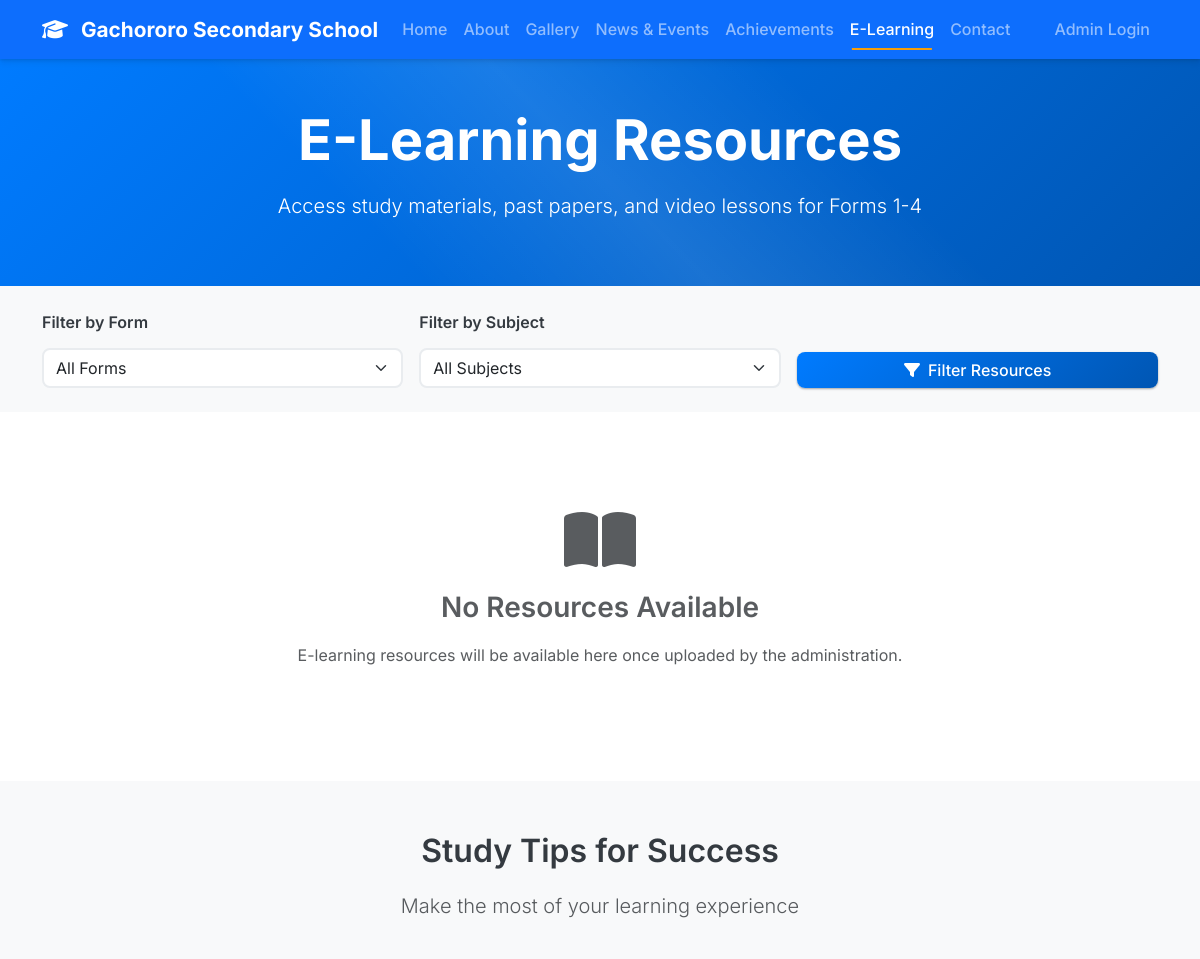
The page /elearning (upper part) on the database as committed earlier.
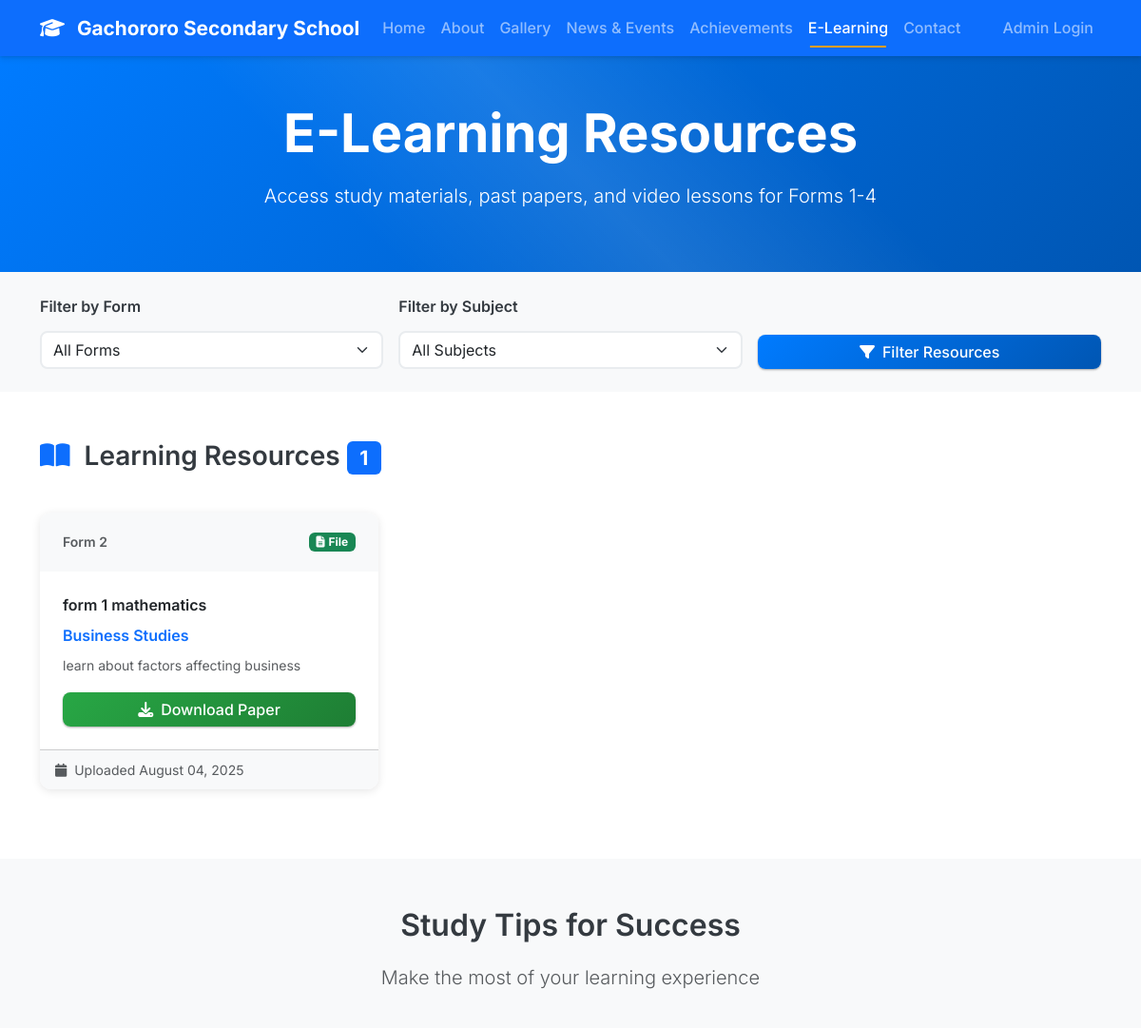
The same page on the database as committed later.
### models.py (models this page shows, shortened)
class ELearningResource(db.Model):
    id = db.Column(db.Integer, primary_key=True)
    title = db.Column(db.String(200), nullable=False)
    form = db.Column(db.String(20), nullable=False)  # Form 1, Form 2, etc.
    subject = db.Column(db.String(100), nullable=False)
    description = db.Column(db.Text)
    resource_type = db.Column(db.String(20), nullable=False)  # 'file' or 'youtube'
    filename = db.Column(db.String(200))  # For uploaded files
    youtube_url = db.Column(db.String(500))  # For YouTube videos
    date_uploaded = db.Column(db.DateTime, default=datetime.utcnow)

### app.py (the view)
@app.route('/elearning')
def elearning():
    forms = ['Form 1', 'Form 2', 'Form 3', 'Form 4']
    subjects = ['Mathematics', 'English', 'Kiswahili', 'Biology', 'Chemistry', 'Physics',
                'History', 'Geography', 'CRE', 'Business Studies', 'Agriculture']
    selected_form = request.args.get('form', '')
    selected_subject = request.args.get('subject', '')
    query = ELearningResource.query
    if selected_form:
        query = query.filter_by(form=selected_form)
    if selected_subject:
        query = query.filter_by(subject=selected_subject)
    resources = query.order_by(ELearningResource.date_uploaded.desc()).all()
    return render_template('elearning.html',
                         resources=resources,
                         forms=forms,
                         subjects=subjects,
                         selected_form=selected_form,
                         selected_subject=selected_subject)

### templates/elearning.html (shortened to what this page needs)
{% extends "base.html" %}
{% block content %}
<section class="page-header bg-primary text-white py-5">
    <div class="container">
        <div class="row">
            <div class="col-12 text-center">
                <h1 class="display-4 fw-bold">E-Learning Resources</h1>
                <p class="lead">Access study materials, past papers, and video lessons for Forms 1-4</p>
            </div>
        </div>
    </div>
</section>
<section class="py-4 bg-light">
    <div class="container">
        <form method="GET" class="row g-3 align-items-end">
            <div class="col-md-4">
                <label for="form" class="form-label">Filter by Form</label>
                <select class="form-select" name="form" id="form">
                    <option value="">All Forms</option>
                </select>
            </div>
            <div class="col-md-4">
                <label for="subject" class="form-label">Filter by Subject</label>
                <select class="form-select" name="subject" id="subject">
                    <option value="">All Subjects</option>
                </select>
            </div>
            <div class="col-md-4">
                <button type="submit" class="btn btn-primary w-100">
                    <i class="fas fa-filter me-2"></i>Filter Resources
                </button>
            </div>
        </form>
    </div>
</section>
<section class="py-5">
    <div class="container">
        {% if resources %}
            <div class="row">
                <div class="col-12 mb-4">
                    <h3>
                        <i class="fas fa-book-open text-primary me-2"></i>
                        Learning Resources
                        <span class="badge bg-primary">{{ resources|length }}</span>
                    </h3>
                </div>
            </div>
            <div class="row">
                {% for resource in resources %}
                    <div class="col-lg-4 col-md-6 mb-4">
                        <div class="card resource-card h-100">
                            <div class="card-header bg-light">
                                <div class="d-flex justify-content-between align-items-center">
                                    <small class="text-muted">{{ resource.form }}</small>
                                    {% if resource.resource_type == 'file' %}
                                        <span class="badge bg-success">
                                            <i class="fas fa-file-alt me-1"></i>File
                                        </span>
                                    {% else %}
                                        <span class="badge bg-danger">
                                            <i class="fab fa-youtube me-1"></i>Video
                                        </span>
                                    {% endif %}
                                </div>
                            </div>
                            <div class="card-body">
                                <h6 class="card-title">{{ resource.title }}</h6>
                                <p class="text-primary fw-semibold mb-2">{{ resource.subject }}</p>
                                {% if resource.description %}
                                    <p class="card-text text-muted small">{{ resource.description }}</p>
                                {% endif %}
                                <div class="mt-auto">
                                    {% if resource.resource_type == 'file' and resource.filename %}
                                        {% if resource.filename.endswith(('.pdf', '.doc', '.docx')) %}
                                            <a href="{{ url_for('papers_file', filename=resource.filename) }}"
                                               class="btn btn-success w-100" target="_blank">
                                                <i class="fas fa-download me-2"></i>Download Paper
                                            </a>
                                        {% else %}
                                            <a href="{{ url_for('videos_file', filename=resource.filename) }}"
                                               class="btn btn-primary w-100" target="_blank">
                                                <i class="fas fa-play me-2"></i>Watch Video
                                            </a>
                                        {% endif %}
                                    {% elif resource.resource_type == 'youtube' and resource.youtube_url %}
                                        <a href="{{ resource.youtube_url }}"
                                           class="btn btn-danger w-100" target="_blank">
                                            <i class="fab fa-youtube me-2"></i>Watch on YouTube
                                        </a>
                                    {% endif %}
                                </div>
                            </div>
                            <div class="card-footer bg-light">
                                <small class="text-muted">
                                    <i class="fas fa-calendar me-1"></i>
                                    Uploaded {{ resource.date_uploaded.strftime('%B %d, %Y') }}
                                </small>
                            </div>
                        </div>
                    </div>
                {% endfor %}
            </div>
        {% else %}
            <div class="text-center text-muted py-5">
                <i class="fas fa-book-open fa-4x mb-3"></i>
                <h3>No Resources Available</h3>
                {% if selected_form or selected_subject %}
                    <p>No resources found for the selected filters. Try adjusting your search criteria.</p>
                    <a href="{{ url_for('elearning') }}" class="btn btn-primary">View All Resources</a>
                {% else %}
                    <p>E-learning resources will be available here once uploaded by the administration.</p>
                {% endif %}
            </div>
        {% endif %}
    </div>
</section>
<section class="py-5 bg-light">
    <div class="container">
        <div class="row">
            <div class="col-12 text-center mb-5">
                <h2>Study Tips for Success</h2>
                <p class="lead text-muted">Make the most of your learning experience</p>
            </div>
        </div>
    </div>
</section>
{% endblock %}

### templates/base.html (shortened to what this page needs)
<!DOCTYPE html>
<html lang="en">
<head>
    <link href="https://cdn.jsdelivr.net/npm/bootstrap@5.3.0/dist/css/bootstrap.min.css" rel="stylesheet">
    <link rel="stylesheet" href="https://cdnjs.cloudflare.com/ajax/libs/font-awesome/6.4.0/css/all.min.css">
    <link rel="stylesheet" href="{{ url_for('static', filename='css/style.css') }}">
</head>
<body>
    <nav class="navbar navbar-expand-lg navbar-dark bg-primary sticky-top">
        <div class="container">
            <a class="navbar-brand fw-bold" href="{{ url_for('index') }}">
                <i class="fas fa-graduation-cap me-2"></i>
                Gachororo Secondary School
            </a>
            <div class="collapse navbar-collapse" id="navbarNav">
                <ul class="navbar-nav me-auto">
                    <li class="nav-item">
                        <a class="nav-link" href="{{ url_for('index') }}">Home</a>
                    </li>
                    <li class="nav-item">
                        <a class="nav-link" href="{{ url_for('about') }}">About</a>
                    </li>
                    <li class="nav-item">
                        <a class="nav-link" href="{{ url_for('gallery') }}">Gallery</a>
                    </li>
                    <li class="nav-item">
                        <a class="nav-link" href="{{ url_for('news') }}">News & Events</a>
                    </li>
                    <li class="nav-item">
                        <a class="nav-link" href="{{ url_for('achievements') }}">Achievements</a>
                    </li>
                    <li class="nav-item">
                        <a class="nav-link" href="{{ url_for('elearning') }}">E-Learning</a>
                    </li>
                    <li class="nav-item">
                        <a class="nav-link" href="{{ url_for('contact') }}">Contact</a>
                    </li>
                </ul>
                <ul class="navbar-nav">
                    {% if current_user.is_authenticated %}
                        <li class="nav-item dropdown">
                            <a class="nav-link dropdown-toggle" href="#" id="navbarDropdown" role="button" data-bs-toggle="dropdown">
                                <i class="fas fa-user-circle me-1"></i> Admin
                            </a>
                            <ul class="dropdown-menu">
                                <li><a class="dropdown-item" href="{{ url_for('dashboard') }}">Dashboard</a></li>
                                <li><hr class="dropdown-divider"></li>
                                <li><a class="dropdown-item" href="{{ url_for('logout') }}">Logout</a></li>
                            </ul>
                        </li>
                    {% else %}
                        <li class="nav-item">
                            <a class="nav-link" href="{{ url_for('login') }}">Admin Login</a>
                        </li>
                    {% endif %}
                </ul>
            </div>
        </div>
    </nav>
    <main>
        {% block content %}{% endblock %}
    </main>
</body>
</html>

### static/css/style.css (style rules this page uses)
:root { --primary-color: #007bff; --primary-dark: #0056b3; --secondary-color: #6c757d; --success-color: #28a745; --info-color: #17a2b8; --warning-color: #ffc107; --danger-color: #dc3545; --light-color: #f8f9fa; --dark-color: #343a40; --school-primary: #1e3a8a; --school-secondary: #059669; --school-accent: #f59e0b; --font-family-primary: 'Inter', 'Segoe UI', Tahoma, Geneva, Verdana, sans-serif; --font-size-base: 1rem; --line-height-base: 1.6; --shadow-sm: 0 1px 3px rgba(0,0,0,0.12), 0 1px 2px rgba(0,0,0,0.24); --shadow-md: 0 4px 6px rgba(0,0,0,0.07), 0 1px 3px rgba(0,0,0,0.1); --shadow-lg: 0 10px 25px rgba(0,0,0,0.1), 0 6px 10px rgba(0,0,0,0.1); --shadow-xl: 0 20px 40px rgba(0,0,0,0.1), 0 6px 20px rgba(0,0,0,0.15); --transition-fast: 0.15s ease-in-out; --transition-base: 0.3s ease-in-out; --transition-slow: 0.5s ease-in-out; }
* { box-sizing: border-box; }
body { font-family: var(--font-family-primary); line-height: var(--line-height-base); color: var(--dark-color); background-color: #ffffff; overflow-x: hidden; }
h1, h2, h3, h4, h5, h6 { font-weight: 600; line-height: 1.4; margin-bottom: 1rem; }
.display-1, .display-2, .display-3, .display-4 { font-weight: 700; line-height: 1.2; }
.navbar { box-shadow: var(--shadow-md); transition: var(--transition-base); }
.navbar-brand { font-weight: 700; font-size: 1.3rem; transition: var(--transition-fast); }
.navbar-nav .nav-link { font-weight: 500; transition: var(--transition-fast); position: relative; }
.navbar-nav .nav-link::after { content: ''; position: absolute; bottom: 0; left: 50%; width: 0; height: 2px; background-color: var(--school-accent); transition: var(--transition-base); transform: translateX(-50%); }
.navbar-nav .nav-link:hover::after, .navbar-nav .nav-link.active::after { width: 80%; }
.card { border: none; box-shadow: var(--shadow-sm); transition: var(--transition-base); border-radius: 12px; overflow: hidden; }
.card-header { border-bottom: none; font-weight: 600; padding: 1.25rem 1.5rem; }
.card-body { padding: 1.5rem; }
.btn { font-weight: 500; border-radius: 8px; transition: var(--transition-base); text-decoration: none; position: relative; overflow: hidden; }
.btn-primary { background: linear-gradient(135deg, var(--primary-color) 0%, var(--primary-dark) 100%); border: none; box-shadow: var(--shadow-sm); }
.btn-success { background: linear-gradient(135deg, var(--success-color) 0%, #1e7e34 100%); border: none; box-shadow: var(--shadow-sm); }
.form-select { border-radius: 8px; border: 2px solid #e9ecef; transition: var(--transition-base); }
.form-label { font-weight: 600; color: var(--dark-color); margin-bottom: 0.75rem; }
.page-header { background: linear-gradient(135deg, var(--school-primary) 0%, var(--primary-color) 100%); position: relative; overflow: hidden; }
.page-header::before { content: ''; position: absolute; top: 0; left: 0; right: 0; bottom: 0; background: linear-gradient(45deg, transparent 30%, rgba(255,255,255,0.1) 50%, transparent 70%); animation: shimmer 3s infinite; }
.card, .btn, .form-control { will-change: transform; }
.hero-section, .page-header { will-change: background-position; }

### templates/elearning.html (style rules this page uses)
.resource-card { transition: transform 0.3s ease, box-shadow 0.3s ease; border: none; box-shadow: 0 2px 10px rgba(0,0,0,0.1); }
.page-header { background: linear-gradient(135deg, #007bff 0%, #0056b3 100%); }

Rows that differ between the two databases and show on the page:
added ELearningResource: form "Form 2", resource_type "file" (drawn), title "form 1 mathematics", subject "Business Studies", description "learn about factors affecting business", date_uploaded "August 04, 2025"
Other text that changed with them:
{{ resources|length }}: (not shown) → "1"
text no longer shown: "No Resources Available E-learning resources will be available here once uploaded by the administration."
text now shown: "Learning Resources"
